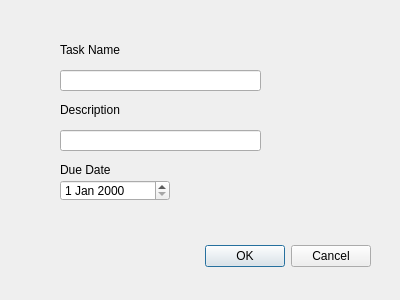
<?xml version="1.0" encoding="UTF-8"?>
<ui version="4.0">
 <class>Edit_Dialog</class>
 <widget class="QDialog" name="Edit_Dialog">
  <property name="geometry">
   <rect>
    <x>0</x>
    <y>0</y>
    <width>400</width>
    <height>300</height>
   </rect>
  </property>
  <property name="windowTitle">
   <string>Dialog</string>
  </property>
  <widget class="QDialogButtonBox" name="buttonBox">
   <property name="geometry">
    <rect>
     <x>30</x>
     <y>240</y>
     <width>341</width>
     <height>32</height>
    </rect>
   </property>
   <property name="orientation">
    <enum>Qt::Horizontal</enum>
   </property>
   <property name="standardButtons">
    <set>QDialogButtonBox::Cancel|QDialogButtonBox::Ok</set>
   </property>
  </widget>
  <widget class="QLabel" name="Description">
   <property name="geometry">
    <rect>
     <x>60</x>
     <y>100</y>
     <width>101</width>
     <height>20</height>
    </rect>
   </property>
   <property name="text">
    <string>Description</string>
   </property>
  </widget>
  <widget class="QLineEdit" name="lineDescription">
   <property name="geometry">
    <rect>
     <x>60</x>
     <y>130</y>
     <width>201</width>
     <height>21</height>
    </rect>
   </property>
   <property name="text">
    <string/>
   </property>
  </widget>
  <widget class="QLabel" name="taskName">
   <property name="geometry">
    <rect>
     <x>60</x>
     <y>40</y>
     <width>101</width>
     <height>20</height>
    </rect>
   </property>
   <property name="text">
    <string>Task Name</string>
   </property>
  </widget>
  <widget class="QLineEdit" name="lineTask">
   <property name="geometry">
    <rect>
     <x>60</x>
     <y>70</y>
     <width>201</width>
     <height>21</height>
    </rect>
   </property>
   <property name="text">
    <string/>
   </property>
  </widget>
  <widget class="QDateEdit" name="dateInput">
   <property name="geometry">
    <rect>
     <x>60</x>
     <y>180</y>
     <width>110</width>
     <height>21</height>
    </rect>
   </property>
  </widget>
  <widget class="QLabel" name="DueDate">
   <property name="geometry">
    <rect>
     <x>60</x>
     <y>160</y>
     <width>101</width>
     <height>20</height>
    </rect>
   </property>
   <property name="text">
    <string>Due Date</string>
   </property>
  </widget>
 </widget>
 <resources/>
 <connections>
  <connection>
   <sender>buttonBox</sender>
   <signal>accepted()</signal>
   <receiver>Edit_Dialog</receiver>
   <slot>accept()</slot>
   <hints>
    <hint type="sourcelabel">
     <x>248</x>
     <y>254</y>
    </hint>
    <hint type="destinationlabel">
     <x>157</x>
     <y>274</y>
    </hint>
   </hints>
  </connection>
  <connection>
   <sender>buttonBox</sender>
   <signal>rejected()</signal>
   <receiver>Edit_Dialog</receiver>
   <slot>reject()</slot>
   <hints>
    <hint type="sourcelabel">
     <x>316</x>
     <y>260</y>
    </hint>
    <hint type="destinationlabel">
     <x>286</x>
     <y>274</y>
    </hint>
   </hints>
  </connection>
 </connections>
</ui>
